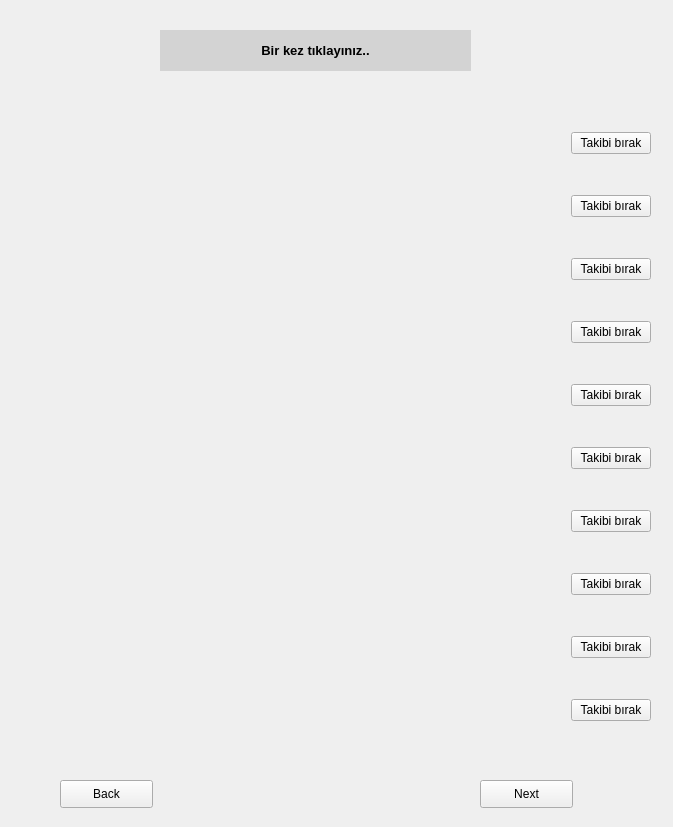
<?xml version="1.0" encoding="UTF-8"?>
<ui version="4.0">
 <class>Form</class>
 <widget class="QWidget" name="Form">
  <property name="geometry">
   <rect>
    <x>0</x>
    <y>0</y>
    <width>673</width>
    <height>827</height>
   </rect>
  </property>
  <property name="windowTitle">
   <string>Form</string>
  </property>
  <widget class="QLabel" name="label">
   <property name="geometry">
    <rect>
     <x>160</x>
     <y>30</y>
     <width>311</width>
     <height>41</height>
    </rect>
   </property>
   <property name="styleSheet">
    <string notr="true">font: 75 10pt &quot;MS Shell Dlg 2&quot;;
background-color: rgb(211, 211, 211);</string>
   </property>
   <property name="text">
    <string>&lt;html&gt;&lt;head/&gt;&lt;body&gt;&lt;p align=&quot;center&quot;&gt;&lt;span style=&quot; font-size:10pt; font-weight:600;&quot;&gt;Bir kez tıklayınız..&lt;/span&gt;&lt;/p&gt;&lt;/body&gt;&lt;/html&gt;</string>
   </property>
  </widget>
  <widget class="QWidget" name="layoutWidget">
   <property name="geometry">
    <rect>
     <x>20</x>
     <y>100</y>
     <width>631</width>
     <height>661</height>
    </rect>
   </property>
   <layout class="QVBoxLayout" name="verticalLayout">
    <item>
     <layout class="QHBoxLayout" name="horizontalLayout">
      <item>
       <widget class="QLabel" name="lbusername">
        <property name="text">
         <string>&lt;html&gt;&lt;head/&gt;&lt;body&gt;&lt;p align=&quot;center&quot;&gt;&lt;br/&gt;&lt;/p&gt;&lt;/body&gt;&lt;/html&gt;</string>
        </property>
       </widget>
      </item>
      <item>
       <spacer name="horizontalSpacer">
        <property name="orientation">
         <enum>Qt::Horizontal</enum>
        </property>
        <property name="sizeType">
         <enum>QSizePolicy::Fixed</enum>
        </property>
        <property name="sizeHint" stdset="0">
         <size>
          <width>50</width>
          <height>0</height>
         </size>
        </property>
       </spacer>
      </item>
      <item>
       <widget class="QPushButton" name="btnunfollow">
        <property name="sizePolicy">
         <sizepolicy hsizetype="Fixed" vsizetype="Fixed">
          <horstretch>10</horstretch>
          <verstretch>10</verstretch>
         </sizepolicy>
        </property>
        <property name="text">
         <string>Takibi bırak</string>
        </property>
       </widget>
      </item>
     </layout>
    </item>
    <item>
     <layout class="QHBoxLayout" name="horizontalLayout_2">
      <item>
       <widget class="QLabel" name="lbusername_2">
        <property name="text">
         <string>&lt;html&gt;&lt;head/&gt;&lt;body&gt;&lt;p align=&quot;center&quot;&gt;&lt;br/&gt;&lt;/p&gt;&lt;/body&gt;&lt;/html&gt;</string>
        </property>
       </widget>
      </item>
      <item>
       <spacer name="horizontalSpacer_2">
        <property name="orientation">
         <enum>Qt::Horizontal</enum>
        </property>
        <property name="sizeType">
         <enum>QSizePolicy::Fixed</enum>
        </property>
        <property name="sizeHint" stdset="0">
         <size>
          <width>50</width>
          <height>0</height>
         </size>
        </property>
       </spacer>
      </item>
      <item>
       <widget class="QPushButton" name="btnunfollow_2">
        <property name="sizePolicy">
         <sizepolicy hsizetype="Fixed" vsizetype="Fixed">
          <horstretch>10</horstretch>
          <verstretch>10</verstretch>
         </sizepolicy>
        </property>
        <property name="text">
         <string>Takibi bırak</string>
        </property>
       </widget>
      </item>
     </layout>
    </item>
    <item>
     <layout class="QHBoxLayout" name="horizontalLayout_3">
      <item>
       <widget class="QLabel" name="lbusername_3">
        <property name="text">
         <string>&lt;html&gt;&lt;head/&gt;&lt;body&gt;&lt;p align=&quot;center&quot;&gt;&lt;br/&gt;&lt;/p&gt;&lt;/body&gt;&lt;/html&gt;</string>
        </property>
       </widget>
      </item>
      <item>
       <spacer name="horizontalSpacer_3">
        <property name="orientation">
         <enum>Qt::Horizontal</enum>
        </property>
        <property name="sizeType">
         <enum>QSizePolicy::Fixed</enum>
        </property>
        <property name="sizeHint" stdset="0">
         <size>
          <width>50</width>
          <height>0</height>
         </size>
        </property>
       </spacer>
      </item>
      <item>
       <widget class="QPushButton" name="btnunfollow_3">
        <property name="sizePolicy">
         <sizepolicy hsizetype="Fixed" vsizetype="Fixed">
          <horstretch>10</horstretch>
          <verstretch>10</verstretch>
         </sizepolicy>
        </property>
        <property name="text">
         <string>Takibi bırak</string>
        </property>
       </widget>
      </item>
     </layout>
    </item>
    <item>
     <layout class="QHBoxLayout" name="horizontalLayout_4">
      <item>
       <widget class="QLabel" name="lbusername_4">
        <property name="text">
         <string>&lt;html&gt;&lt;head/&gt;&lt;body&gt;&lt;p align=&quot;center&quot;&gt;&lt;br/&gt;&lt;/p&gt;&lt;/body&gt;&lt;/html&gt;</string>
        </property>
       </widget>
      </item>
      <item>
       <spacer name="horizontalSpacer_4">
        <property name="orientation">
         <enum>Qt::Horizontal</enum>
        </property>
        <property name="sizeType">
         <enum>QSizePolicy::Fixed</enum>
        </property>
        <property name="sizeHint" stdset="0">
         <size>
          <width>50</width>
          <height>0</height>
         </size>
        </property>
       </spacer>
      </item>
      <item>
       <widget class="QPushButton" name="btnunfollow_4">
        <property name="sizePolicy">
         <sizepolicy hsizetype="Fixed" vsizetype="Fixed">
          <horstretch>10</horstretch>
          <verstretch>10</verstretch>
         </sizepolicy>
        </property>
        <property name="text">
         <string>Takibi bırak</string>
        </property>
       </widget>
      </item>
     </layout>
    </item>
    <item>
     <layout class="QHBoxLayout" name="horizontalLayout_5">
      <item>
       <widget class="QLabel" name="lbusername_5">
        <property name="text">
         <string>&lt;html&gt;&lt;head/&gt;&lt;body&gt;&lt;p align=&quot;center&quot;&gt;&lt;br/&gt;&lt;/p&gt;&lt;/body&gt;&lt;/html&gt;</string>
        </property>
       </widget>
      </item>
      <item>
       <spacer name="horizontalSpacer_5">
        <property name="orientation">
         <enum>Qt::Horizontal</enum>
        </property>
        <property name="sizeType">
         <enum>QSizePolicy::Fixed</enum>
        </property>
        <property name="sizeHint" stdset="0">
         <size>
          <width>50</width>
          <height>0</height>
         </size>
        </property>
       </spacer>
      </item>
      <item>
       <widget class="QPushButton" name="btnunfollow_5">
        <property name="sizePolicy">
         <sizepolicy hsizetype="Fixed" vsizetype="Fixed">
          <horstretch>10</horstretch>
          <verstretch>10</verstretch>
         </sizepolicy>
        </property>
        <property name="text">
         <string>Takibi bırak</string>
        </property>
       </widget>
      </item>
     </layout>
    </item>
    <item>
     <layout class="QHBoxLayout" name="horizontalLayout_6">
      <item>
       <widget class="QLabel" name="lbusername_6">
        <property name="text">
         <string>&lt;html&gt;&lt;head/&gt;&lt;body&gt;&lt;p align=&quot;center&quot;&gt;&lt;br/&gt;&lt;/p&gt;&lt;/body&gt;&lt;/html&gt;</string>
        </property>
       </widget>
      </item>
      <item>
       <spacer name="horizontalSpacer_9">
        <property name="orientation">
         <enum>Qt::Horizontal</enum>
        </property>
        <property name="sizeType">
         <enum>QSizePolicy::Fixed</enum>
        </property>
        <property name="sizeHint" stdset="0">
         <size>
          <width>50</width>
          <height>0</height>
         </size>
        </property>
       </spacer>
      </item>
      <item>
       <widget class="QPushButton" name="btnunfollow_6">
        <property name="sizePolicy">
         <sizepolicy hsizetype="Fixed" vsizetype="Fixed">
          <horstretch>10</horstretch>
          <verstretch>10</verstretch>
         </sizepolicy>
        </property>
        <property name="text">
         <string>Takibi bırak</string>
        </property>
       </widget>
      </item>
     </layout>
    </item>
    <item>
     <layout class="QHBoxLayout" name="horizontalLayout_7">
      <item>
       <widget class="QLabel" name="lbusername_7">
        <property name="text">
         <string>&lt;html&gt;&lt;head/&gt;&lt;body&gt;&lt;p align=&quot;center&quot;&gt;&lt;br/&gt;&lt;/p&gt;&lt;/body&gt;&lt;/html&gt;</string>
        </property>
       </widget>
      </item>
      <item>
       <spacer name="horizontalSpacer_7">
        <property name="orientation">
         <enum>Qt::Horizontal</enum>
        </property>
        <property name="sizeType">
         <enum>QSizePolicy::Fixed</enum>
        </property>
        <property name="sizeHint" stdset="0">
         <size>
          <width>50</width>
          <height>0</height>
         </size>
        </property>
       </spacer>
      </item>
      <item>
       <widget class="QPushButton" name="btnunfollow_7">
        <property name="sizePolicy">
         <sizepolicy hsizetype="Fixed" vsizetype="Fixed">
          <horstretch>10</horstretch>
          <verstretch>10</verstretch>
         </sizepolicy>
        </property>
        <property name="text">
         <string>Takibi bırak</string>
        </property>
       </widget>
      </item>
     </layout>
    </item>
    <item>
     <layout class="QHBoxLayout" name="horizontalLayout_8">
      <item>
       <widget class="QLabel" name="lbusername_8">
        <property name="text">
         <string>&lt;html&gt;&lt;head/&gt;&lt;body&gt;&lt;p align=&quot;center&quot;&gt;&lt;br/&gt;&lt;/p&gt;&lt;/body&gt;&lt;/html&gt;</string>
        </property>
       </widget>
      </item>
      <item>
       <spacer name="horizontalSpacer_">
        <property name="orientation">
         <enum>Qt::Horizontal</enum>
        </property>
        <property name="sizeType">
         <enum>QSizePolicy::Fixed</enum>
        </property>
        <property name="sizeHint" stdset="0">
         <size>
          <width>50</width>
          <height>0</height>
         </size>
        </property>
       </spacer>
      </item>
      <item>
       <widget class="QPushButton" name="btnunfollow_8">
        <property name="sizePolicy">
         <sizepolicy hsizetype="Fixed" vsizetype="Fixed">
          <horstretch>10</horstretch>
          <verstretch>10</verstretch>
         </sizepolicy>
        </property>
        <property name="text">
         <string>Takibi bırak</string>
        </property>
       </widget>
      </item>
     </layout>
    </item>
    <item>
     <layout class="QHBoxLayout" name="horizontalLayout_9">
      <item>
       <widget class="QLabel" name="lbusername_9">
        <property name="text">
         <string>&lt;html&gt;&lt;head/&gt;&lt;body&gt;&lt;p align=&quot;center&quot;&gt;&lt;br/&gt;&lt;/p&gt;&lt;/body&gt;&lt;/html&gt;</string>
        </property>
       </widget>
      </item>
      <item>
       <spacer name="horizontalSpacer_11">
        <property name="orientation">
         <enum>Qt::Horizontal</enum>
        </property>
        <property name="sizeType">
         <enum>QSizePolicy::Fixed</enum>
        </property>
        <property name="sizeHint" stdset="0">
         <size>
          <width>50</width>
          <height>0</height>
         </size>
        </property>
       </spacer>
      </item>
      <item>
       <widget class="QPushButton" name="btnunfollow_9">
        <property name="sizePolicy">
         <sizepolicy hsizetype="Fixed" vsizetype="Fixed">
          <horstretch>10</horstretch>
          <verstretch>10</verstretch>
         </sizepolicy>
        </property>
        <property name="text">
         <string>Takibi bırak</string>
        </property>
       </widget>
      </item>
     </layout>
    </item>
    <item>
     <layout class="QHBoxLayout" name="horizontalLayout_10">
      <item>
       <widget class="QLabel" name="lbusername_10">
        <property name="text">
         <string>&lt;html&gt;&lt;head/&gt;&lt;body&gt;&lt;p align=&quot;center&quot;&gt;&lt;br/&gt;&lt;/p&gt;&lt;/body&gt;&lt;/html&gt;</string>
        </property>
       </widget>
      </item>
      <item>
       <spacer name="horizontalSpacer_6">
        <property name="orientation">
         <enum>Qt::Horizontal</enum>
        </property>
        <property name="sizeType">
         <enum>QSizePolicy::Fixed</enum>
        </property>
        <property name="sizeHint" stdset="0">
         <size>
          <width>50</width>
          <height>0</height>
         </size>
        </property>
       </spacer>
      </item>
      <item>
       <widget class="QPushButton" name="btnunfollow_10">
        <property name="sizePolicy">
         <sizepolicy hsizetype="Fixed" vsizetype="Fixed">
          <horstretch>10</horstretch>
          <verstretch>10</verstretch>
         </sizepolicy>
        </property>
        <property name="text">
         <string>Takibi bırak</string>
        </property>
       </widget>
      </item>
     </layout>
    </item>
   </layout>
  </widget>
  <widget class="QPushButton" name="btnNext">
   <property name="geometry">
    <rect>
     <x>480</x>
     <y>780</y>
     <width>93</width>
     <height>28</height>
    </rect>
   </property>
   <property name="text">
    <string>Next</string>
   </property>
  </widget>
  <widget class="QPushButton" name="btnBack">
   <property name="geometry">
    <rect>
     <x>60</x>
     <y>780</y>
     <width>93</width>
     <height>28</height>
    </rect>
   </property>
   <property name="text">
    <string>Back</string>
   </property>
  </widget>
 </widget>
 <resources/>
 <connections/>
</ui>
